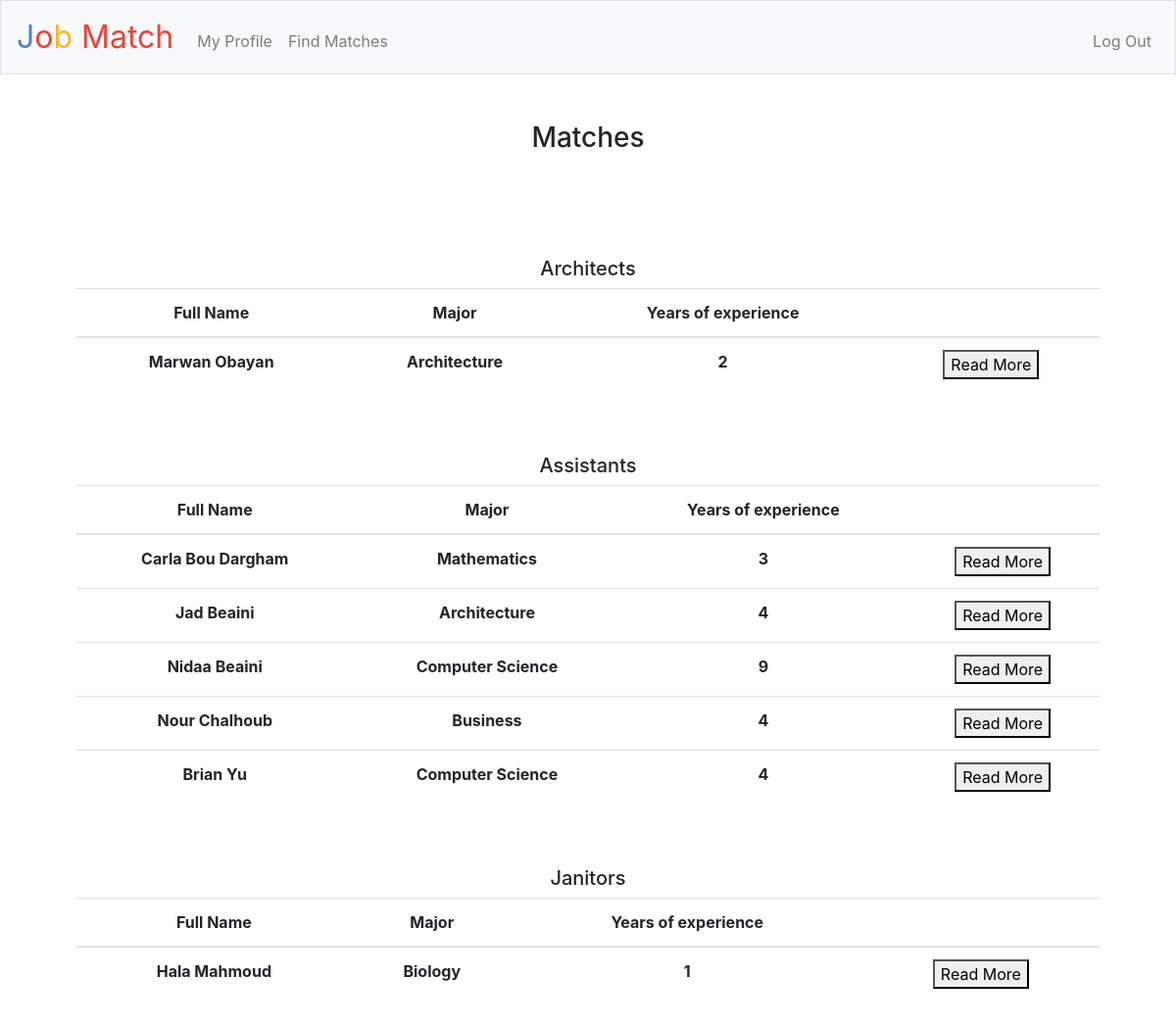
Page /match (signed in) on the committed database.
### tables this page shows
CREATE TABLE hiring (id INTEGER, userid INTEGER NOT NULL, position TEXT NOT NULL, major TEXT NOT NULL, years INTEGER NOT NULL, PRIMARY KEY(id));

CREATE TABLE employees (id INTEGER, userid INTEGER NOT NULL, name TEXT NOT NULL, email TEXT, address TEXT, phone TEXT, degree TEXT, major TEXT, years INTEGER NOT NULL, PRIMARY KEY(id));

### application.py (the view, shortened to what this page needs)
@app.route("/match")
@login_required
def match():
    Type = db.execute("SELECT type FROM users WHERE id = ?", session["user_id"])[0]["type"]
    if Type == 'employer':
        jobs = db.execute("SELECT position FROM hiring WHERE userid = ?", session["user_id"])
        positions = []
        for job in jobs:
            positions.append(job["position"])
        matchseeking = db.execute("SELECT * FROM seeking WHERE position IN (?)", positions)
        ids = []
        id_years = {}
        info = {}
        id_job = {}
        for row in matchseeking:
            if row["years"] >= db.execute("SELECT years FROM hiring WHERE position = ? AND userid = ?", row["position"], session["user_id"])[0]["years"] and (db.execute("SELECT major FROM hiring WHERE userid = ? AND position = ?", session["user_id"], row["position"])[0]["major"] == db.execute("SELECT major FROM employees WHERE userid = ?", row["userid"])[0]["major"] or not db.execute("SELECT major FROM employees WHERE userid = ?", row["userid"])[0]["major"] or db.execute("SELECT major FROM hiring WHERE userid = ? AND position = ?", session["user_id"], row["position"])[0]["major"] == 'No major'):
                ids.append(row["userid"])
                id_years[row["userid"]] = row["years"]
                id_job[row["userid"]] = row["position"]
                info[row["userid"]] = db.execute("SELECT * FROM employees WHERE userid = ?", row["userid"])[0]
        for position in positions:
            major = db.execute("SELECT major FROM hiring WHERE userid = ? AND position = ?", session["user_id"], position)[0]["major"]
            employees = db.execute("SELECT * FROM employees WHERE major = ?", major)
            for employee in employees:
                if employee["years"] >= db.execute("SELECT years FROM hiring WHERE userid = ? AND position = ?", session["user_id"], position)[0]["years"]:
                    if employee["userid"] not in ids:
                        ids.append(employee["userid"])
                        id_years[employee["userid"]] = employee["years"]
                        id_job[employee["userid"]] = position
                        info[employee["userid"]] = db.execute("SELECT * FROM employees WHERE userid = ?", employee["userid"])[0]
        return render_template("matches.html", Type=Type, id_job=id_job, info=info, id_years=id_years, ids=ids, positions=positions)

### application.py (called while the page is built)
@app.after_request
def after_request(response):
    response.headers["Cache-Control"] = "no-cache, no-store, must-revalidate"
    response.headers["Expires"] = 0
    response.headers["Pragma"] = "no-cache"
    return response

### helpers.py (called while the page is built)
def login_required(f):
    @wraps(f)
    def decorated_function(*args, **kwargs):
        if session.get("user_id") is None:
            return redirect("/login")
        return f(*args, **kwargs)
    return decorated_function

### templates/matches.html (shortened to what this page needs)
{% extends "layout.html" %}
{% block main %}
 <h3>Matches</h3>
 <br><br>
 {% if Type == 'employer' %}
    {% for position in positions %}
    <br><br>
        <h5>{{ position }}s</h5>
 <table class="table">
    <thead>
        <tr>
            <th class="text-start">Full Name</th>
            <th class="text-start">Major</th>
            <th class="text-end">Years of experience</th>
            <th class="text-end"> </th>
        </tr>
    </thead>
    <tbody>
        {% for id in ids %}
            {% if id_job[id] == position %}
            <tr>
                <th class="text-start">{{ info[id]["name"] }}</th>
                <th class="text-start">{{ info[id]["major"] }}</th>
                <th class="text-end"> {{ id_years[id] }}</th>
                <th class="text-end">
                    <form action="/readmore" method="post">
                        <button name="nameid" value="{{ id }}">Read More</button>
                    </form>
                </th>
            </tr>
            {% endif %}
        {% endfor %}
    </tbody>
 </table>
     {% endfor %}
 {% endif %}
{% endblock %}

### static/styles.css (style rules this page uses)
*, *::after, *::before { box-sizing: border-box; }

### rows in the picture
hiring: position "Architect", id_years "2", {{ id }} 5 (drawn)
employees: name "Marwan Obayan", major "Architecture"
hiring: position "Assistant", id_years "3" "4" "9" "4" "4", {{ id }} 10 (drawn), {{ id }} 2 (drawn), {{ id }} 12 (drawn), {{ id }} 14 (drawn), {{ id }} 16 (drawn)
employees: name "Carla Bou Dargham", major "Mathematics"
employees: name "Jad Beaini", major "Architecture"
employees: name "Nidaa Beaini", major "Computer Science"
employees: name "Nour Chalhoub", major "Business"
employees: name "Brian Yu", major "Computer Science"
hiring: position "Janitor", id_years "1", {{ id }} 4 (drawn)
employees: name "Hala Mahmoud", major "Biology"
